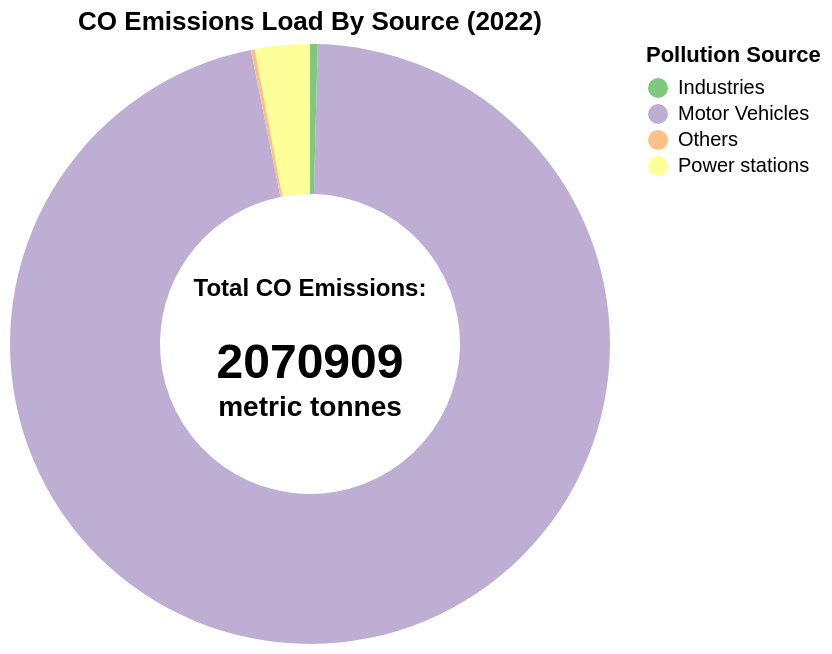

Write the Vega-Lite specification saved for this chart.
### Vega-Lite specification from a JSON file in a GitHub repository (floating-point values rounded to 4 significant figures)
{"$schema": "https://vega.github.io/schema/vega-lite/v6.json", "title": "CO Emissions Load By Source (2022)", "width": 300, "height": 300, "background": null, "layer": [{"data": {"values": [{"source": "Motor Vehicles", "tonnage": "1997005"}, {"source": "Industries", "tonnage": "8547"}, {"source": "Power stations", "tonnage": "61153"}, {"source": "Others", "tonnage": "4204"}]}, "mark": {"type": "arc", "innerRadius": 75}, "encoding": {"theta": {"field": "tonnage", "type": "quantitative"}, "color": {"field": "source", "type": "nominal", "title": "Pollution Source", "scale": {"scheme": "accent"}}, "tooltip": [{"field": "tonnage", "title": "Metric Tonnes", "type": "quantitative"}, {"field": "source", "title": "Source", "type": "nominal"}]}}, {"data": {"values": [{}]}, "mark": {"type": "text", "align": "center", "baseline": "middle", "fontSize": 12, "fontWeight": "bold", "dy": -28}, "encoding": {"text": {"value": "Total CO Emissions:"}}}, {"data": {"values": [{}]}, "mark": {"type": "text", "align": "center", "baseline": "middle", "fontSize": 24, "fontWeight": "bold", "dy": 10}, "encoding": {"text": {"value": "2070909 "}}}, {"data": {"values": [{}]}, "mark": {"type": "text", "align": "center", "baseline": "middle", "fontSize": 14, "fontWeight": "bold", "dy": 32}, "encoding": {"text": {"value": "metric tonnes"}}}], "config": {"style": {"cell": {"stroke": "transparent"}}}}
